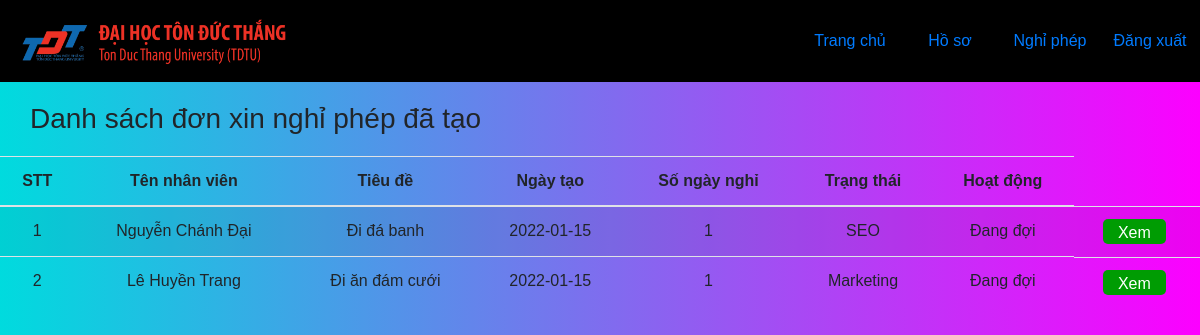
/duyetdon.php (signed in), run on the app's committed database.
### tables this page shows
CREATE TABLE leaveform (
  id varchar(15) NOT NULL ,
  username varchar(64) NOT NULL,
  leavetype varchar(64) NOT NULL,
  leavereson varchar(64) NOT NULL,
  star_date date NOT NULL,
  date_applied date NOT NULL,
  leave_status varchar(30) NOT NULL DEFAULT 'Đang đợi', 
  uploadd_file varchar(255),
  date_num int(2) NOT NULL
);

CREATE TABLE account (
  id varchar(15) NOT NULL,
  username varchar(64) NOT NULL,
  pass varchar(255) NOT NULL,
  sex varchar(5) NOT NULL,
  firstname varchar(64) NOT NULL,
  lastname varchar(64) NOT NULL,
  positionid int(2) NOT NULL,
  department_name varchar(64) NOT NULL,
  email varchar(64) NOT NULL,
  phone_number varchar(15) NOT NULL,
  day_off int(3),
  avatar varchar(255) NOT NULL
);

### www/admin/db.php (the view, shortened to what this page needs)
<?php
    function open_database() {
        $host = 'mysql-server';
        $user = 'root';
        $pass = 'root';
        $db = 'user';
        $cont = new mysqli($host, $user, $pass, $db);
        return $cont;
    }
    function displayduyetdonforadmin(){
        $sql = 'SELECT *
        FROM leaveform JOIN account on leaveform.username = account.username
        WHERE leaveform.leave_status = "Đang đợi" AND account.positionid = "1" ';
        $conn = open_database();
        $stm = $conn->prepare($sql);
        if(!$stm->execute()){
            die('Query error: ' . $stm->error);
        }
        $result = $stm->get_result();
        $stt = 1;
        if($result->num_rows > 0){
            foreach($result as $row){
                echo "<tr>";
					echo "<td>" . $stt . "</td>";
                    echo "<td>" . $row["firstname"].' '.$row["lastname"] . "</td>";
					echo "<td>". $row["leavetype"] . "</td>";
					echo "<td>". $row["date_applied"] ."</td>";
                    echo "<td>". $row["date_num"] ."</td>";
                    echo "<td>". $row["department_name"] ."</td>";
					echo "<td>". $row["leave_status"] ."</td>";
					echo '<td class="list-btn">';
                        echo '<form action="view_leavetruongphong.php" method="POST">';
                            echo '<button class="btn-view text-white" name="leave-view" value="'. $row["username"] .'">Xem</button>';
                        echo '</form>';
					echo '</td>';
				echo '</tr>';
                $stt++;
            }
        }
    }
?>

### www/style.css (style rules this page uses)
html,body { font-family:sans-serif; background-image: linear-gradient(90deg, #00DBDE 0%, #FC00FF 100%); height: auto; font-family:sans-serif; position: relative; }
.text-white { color: #fff; }
#staff-table .list-btn { display: flex; justify-content: center; }
#staff-table .btn-view { background-color: #009c03; width: fit-content; height: 25px; padding: 5px 15px; border-radius: 5px; margin-right: 5px; border: none; line-height: initial; }

### data on the page
leaveform: account.firstname "Nguyễn", account.lastname "Chánh Đại", leavetype "Đi đá banh", date_applied "2022-01-15", date_num "1", account.department_name "SEO", leave_status "Đang đợi"
leaveform: account.firstname "Lê", account.lastname "Huyền Trang", leavetype "Đi ăn đám cưới", date_applied "2022-01-15", date_num "1", account.department_name "Marketing", leave_status "Đang đợi"
